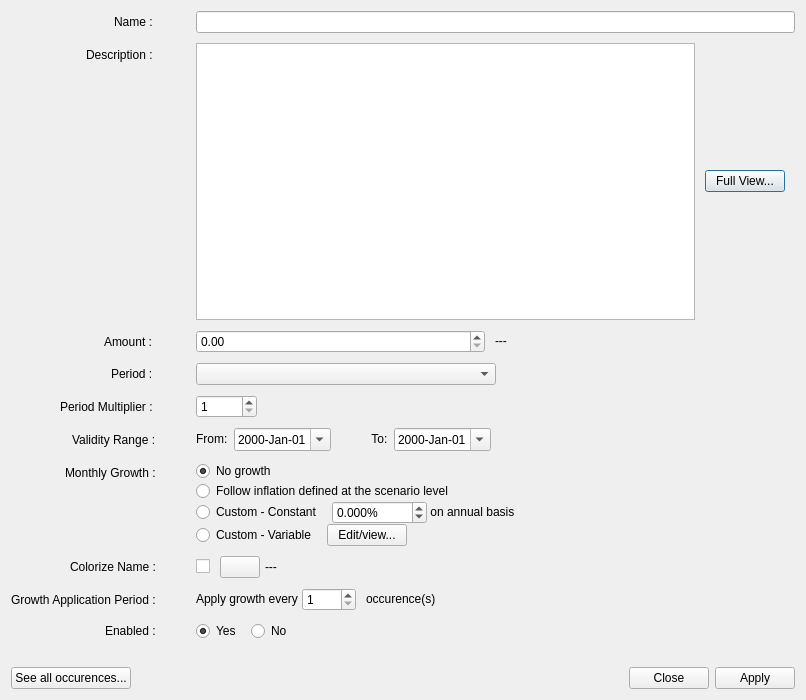
<?xml version="1.0" encoding="UTF-8"?>
<ui version="4.0">
 <class>EditPeriodicDialog</class>
 <widget class="QDialog" name="EditPeriodicDialog">
  <property name="geometry">
   <rect>
    <x>0</x>
    <y>0</y>
    <width>806</width>
    <height>700</height>
   </rect>
  </property>
  <property name="windowTitle">
   <string>Dialog</string>
  </property>
  <layout class="QVBoxLayout" name="verticalLayout_2">
   <item>
    <layout class="QVBoxLayout" name="verticalLayout" stretch="1,0,0">
     <item>
      <layout class="QFormLayout" name="formLayout">
       <property name="fieldGrowthPolicy">
        <enum>QFormLayout::ExpandingFieldsGrow</enum>
       </property>
       <property name="labelAlignment">
        <set>Qt::AlignRight|Qt::AlignTrailing|Qt::AlignVCenter</set>
       </property>
       <property name="horizontalSpacing">
        <number>40</number>
       </property>
       <property name="verticalSpacing">
        <number>10</number>
       </property>
       <item row="0" column="0">
        <widget class="QLabel" name="label">
         <property name="sizePolicy">
          <sizepolicy hsizetype="Preferred" vsizetype="Preferred">
           <horstretch>0</horstretch>
           <verstretch>0</verstretch>
          </sizepolicy>
         </property>
         <property name="font">
          <font>
           <bold>false</bold>
          </font>
         </property>
         <property name="text">
          <string>Name : </string>
         </property>
        </widget>
       </item>
       <item row="0" column="1">
        <widget class="QLineEdit" name="nameLineEdit">
         <property name="maxLength">
          <number>100</number>
         </property>
         <property name="placeholderText">
          <string/>
         </property>
         <property name="clearButtonEnabled">
          <bool>true</bool>
         </property>
        </widget>
       </item>
       <item row="1" column="0">
        <widget class="QLabel" name="label_2">
         <property name="sizePolicy">
          <sizepolicy hsizetype="Preferred" vsizetype="Preferred">
           <horstretch>0</horstretch>
           <verstretch>0</verstretch>
          </sizepolicy>
         </property>
         <property name="font">
          <font>
           <bold>false</bold>
          </font>
         </property>
         <property name="text">
          <string>Description : </string>
         </property>
        </widget>
       </item>
       <item row="1" column="1">
        <layout class="QHBoxLayout" name="horizontalLayout_12" stretch="0,0,0,0">
         <item>
          <widget class="QPlainTextEdit" name="descPlainTextEdit">
           <property name="font">
            <font>
             <italic>true</italic>
            </font>
           </property>
          </widget>
         </item>
         <item>
          <spacer name="horizontalSpacer_14">
           <property name="orientation">
            <enum>Qt::Horizontal</enum>
           </property>
           <property name="sizeType">
            <enum>QSizePolicy::Fixed</enum>
           </property>
           <property name="sizeHint" stdset="0">
            <size>
             <width>10</width>
             <height>20</height>
            </size>
           </property>
          </spacer>
         </item>
         <item>
          <widget class="QPushButton" name="pushButton">
           <property name="sizePolicy">
            <sizepolicy hsizetype="Preferred" vsizetype="Fixed">
             <horstretch>0</horstretch>
             <verstretch>0</verstretch>
            </sizepolicy>
           </property>
           <property name="text">
            <string>Full View...</string>
           </property>
          </widget>
         </item>
         <item>
          <spacer name="horizontalSpacer_15">
           <property name="orientation">
            <enum>Qt::Horizontal</enum>
           </property>
           <property name="sizeType">
            <enum>QSizePolicy::Fixed</enum>
           </property>
           <property name="sizeHint" stdset="0">
            <size>
             <width>10</width>
             <height>20</height>
            </size>
           </property>
          </spacer>
         </item>
        </layout>
       </item>
       <item row="2" column="0">
        <widget class="QLabel" name="label_5">
         <property name="sizePolicy">
          <sizepolicy hsizetype="Preferred" vsizetype="Preferred">
           <horstretch>0</horstretch>
           <verstretch>0</verstretch>
          </sizepolicy>
         </property>
         <property name="font">
          <font>
           <bold>false</bold>
          </font>
         </property>
         <property name="text">
          <string>Amount : </string>
         </property>
        </widget>
       </item>
       <item row="2" column="1">
        <layout class="QHBoxLayout" name="horizontalLayout_4">
         <item>
          <widget class="QDoubleSpinBox" name="amountDoubleSpinBox">
           <property name="sizePolicy">
            <sizepolicy hsizetype="Expanding" vsizetype="Fixed">
             <horstretch>0</horstretch>
             <verstretch>0</verstretch>
            </sizepolicy>
           </property>
           <property name="showGroupSeparator" stdset="0">
            <bool>true</bool>
           </property>
           <property name="maximum">
            <double>1000000000000.000000000000000</double>
           </property>
          </widget>
         </item>
         <item>
          <spacer name="horizontalSpacer_6">
           <property name="orientation">
            <enum>Qt::Horizontal</enum>
           </property>
           <property name="sizeType">
            <enum>QSizePolicy::Fixed</enum>
           </property>
           <property name="sizeHint" stdset="0">
            <size>
             <width>10</width>
             <height>20</height>
            </size>
           </property>
          </spacer>
         </item>
         <item>
          <widget class="QLabel" name="currencyIsoCodeLabel">
           <property name="sizePolicy">
            <sizepolicy hsizetype="Fixed" vsizetype="Fixed">
             <horstretch>0</horstretch>
             <verstretch>0</verstretch>
            </sizepolicy>
           </property>
           <property name="text">
            <string>---</string>
           </property>
          </widget>
         </item>
         <item>
          <spacer name="horizontalSpacer_4">
           <property name="orientation">
            <enum>Qt::Horizontal</enum>
           </property>
           <property name="sizeHint" stdset="0">
            <size>
             <width>10</width>
             <height>20</height>
            </size>
           </property>
          </spacer>
         </item>
        </layout>
       </item>
       <item row="3" column="0">
        <widget class="QLabel" name="label_3">
         <property name="sizePolicy">
          <sizepolicy hsizetype="Preferred" vsizetype="Preferred">
           <horstretch>0</horstretch>
           <verstretch>0</verstretch>
          </sizepolicy>
         </property>
         <property name="font">
          <font>
           <bold>false</bold>
          </font>
         </property>
         <property name="whatsThis">
          <string>Period of time for which this income/expense is repeated (times Period Multiplier)</string>
         </property>
         <property name="text">
          <string>Period : </string>
         </property>
        </widget>
       </item>
       <item row="3" column="1">
        <layout class="QHBoxLayout" name="horizontalLayout_2">
         <item>
          <widget class="QComboBox" name="periodComboBox">
           <property name="sizePolicy">
            <sizepolicy hsizetype="Expanding" vsizetype="Fixed">
             <horstretch>0</horstretch>
             <verstretch>0</verstretch>
            </sizepolicy>
           </property>
          </widget>
         </item>
         <item>
          <spacer name="horizontalSpacer_2">
           <property name="orientation">
            <enum>Qt::Horizontal</enum>
           </property>
           <property name="sizeType">
            <enum>QSizePolicy::Expanding</enum>
           </property>
           <property name="sizeHint" stdset="0">
            <size>
             <width>40</width>
             <height>20</height>
            </size>
           </property>
          </spacer>
         </item>
        </layout>
       </item>
       <item row="4" column="0">
        <widget class="QLabel" name="label_4">
         <property name="sizePolicy">
          <sizepolicy hsizetype="Preferred" vsizetype="Preferred">
           <horstretch>0</horstretch>
           <verstretch>0</verstretch>
          </sizepolicy>
         </property>
         <property name="font">
          <font>
           <bold>false</bold>
          </font>
         </property>
         <property name="text">
          <string>Period Multiplier : </string>
         </property>
        </widget>
       </item>
       <item row="4" column="1">
        <layout class="QHBoxLayout" name="horizontalLayout_3">
         <item>
          <widget class="QSpinBox" name="periodMultiplierSpinBox">
           <property name="sizePolicy">
            <sizepolicy hsizetype="Preferred" vsizetype="Fixed">
             <horstretch>0</horstretch>
             <verstretch>0</verstretch>
            </sizepolicy>
           </property>
           <property name="minimum">
            <number>1</number>
           </property>
           <property name="maximum">
            <number>36500</number>
           </property>
          </widget>
         </item>
         <item>
          <spacer name="horizontalSpacer_3">
           <property name="orientation">
            <enum>Qt::Horizontal</enum>
           </property>
           <property name="sizeHint" stdset="0">
            <size>
             <width>40</width>
             <height>20</height>
            </size>
           </property>
          </spacer>
         </item>
        </layout>
       </item>
       <item row="5" column="0">
        <widget class="QLabel" name="label_7">
         <property name="sizePolicy">
          <sizepolicy hsizetype="Preferred" vsizetype="Preferred">
           <horstretch>0</horstretch>
           <verstretch>0</verstretch>
          </sizepolicy>
         </property>
         <property name="font">
          <font>
           <bold>false</bold>
          </font>
         </property>
         <property name="whatsThis">
          <string>Interval of time inside which this income/expense is allowed to be generated</string>
         </property>
         <property name="text">
          <string>Validity Range :</string>
         </property>
        </widget>
       </item>
       <item row="5" column="1">
        <layout class="QHBoxLayout" name="horizontalLayout_5">
         <item>
          <widget class="QLabel" name="label_8">
           <property name="sizePolicy">
            <sizepolicy hsizetype="Preferred" vsizetype="Fixed">
             <horstretch>0</horstretch>
             <verstretch>0</verstretch>
            </sizepolicy>
           </property>
           <property name="text">
            <string>From:  </string>
           </property>
           <property name="alignment">
            <set>Qt::AlignRight|Qt::AlignTrailing|Qt::AlignVCenter</set>
           </property>
          </widget>
         </item>
         <item>
          <widget class="QDateEdit" name="fromDateEdit">
           <property name="sizePolicy">
            <sizepolicy hsizetype="Maximum" vsizetype="Fixed">
             <horstretch>0</horstretch>
             <verstretch>0</verstretch>
            </sizepolicy>
           </property>
           <property name="maximumDate">
            <date>
             <year>2999</year>
             <month>12</month>
             <day>31</day>
            </date>
           </property>
           <property name="minimumDate">
            <date>
             <year>1999</year>
             <month>12</month>
             <day>15</day>
            </date>
           </property>
           <property name="displayFormat">
            <string notr="true">yyyy-MMM-dd</string>
           </property>
           <property name="calendarPopup">
            <bool>true</bool>
           </property>
           <property name="timeSpec">
            <enum>Qt::LocalTime</enum>
           </property>
          </widget>
         </item>
         <item>
          <spacer name="horizontalSpacer_8">
           <property name="orientation">
            <enum>Qt::Horizontal</enum>
           </property>
           <property name="sizeType">
            <enum>QSizePolicy::Fixed</enum>
           </property>
           <property name="sizeHint" stdset="0">
            <size>
             <width>40</width>
             <height>20</height>
            </size>
           </property>
          </spacer>
         </item>
         <item>
          <widget class="QLabel" name="label_9">
           <property name="sizePolicy">
            <sizepolicy hsizetype="Preferred" vsizetype="Fixed">
             <horstretch>0</horstretch>
             <verstretch>0</verstretch>
            </sizepolicy>
           </property>
           <property name="text">
            <string>To:  </string>
           </property>
           <property name="alignment">
            <set>Qt::AlignRight|Qt::AlignTrailing|Qt::AlignVCenter</set>
           </property>
          </widget>
         </item>
         <item>
          <widget class="QDateEdit" name="toDateEdit">
           <property name="sizePolicy">
            <sizepolicy hsizetype="Maximum" vsizetype="Fixed">
             <horstretch>0</horstretch>
             <verstretch>0</verstretch>
            </sizepolicy>
           </property>
           <property name="maximumDate">
            <date>
             <year>2999</year>
             <month>12</month>
             <day>31</day>
            </date>
           </property>
           <property name="minimumDate">
            <date>
             <year>1999</year>
             <month>12</month>
             <day>17</day>
            </date>
           </property>
           <property name="displayFormat">
            <string notr="true">yyyy-MMM-dd</string>
           </property>
           <property name="calendarPopup">
            <bool>true</bool>
           </property>
           <property name="timeSpec">
            <enum>Qt::LocalTime</enum>
           </property>
          </widget>
         </item>
         <item>
          <spacer name="horizontalSpacer_5">
           <property name="orientation">
            <enum>Qt::Horizontal</enum>
           </property>
           <property name="sizeHint" stdset="0">
            <size>
             <width>40</width>
             <height>20</height>
            </size>
           </property>
          </spacer>
         </item>
        </layout>
       </item>
       <item row="6" column="0">
        <widget class="QLabel" name="label_6">
         <property name="sizePolicy">
          <sizepolicy hsizetype="Preferred" vsizetype="Preferred">
           <horstretch>0</horstretch>
           <verstretch>0</verstretch>
          </sizepolicy>
         </property>
         <property name="font">
          <font>
           <bold>false</bold>
          </font>
         </property>
         <property name="whatsThis">
          <string>Yearly increase of the &quot;amount&quot; value (applied on Jan 1). Compounded over the years. Applied BEFORE inflation</string>
         </property>
         <property name="text">
          <string>Monthly Growth :</string>
         </property>
        </widget>
       </item>
       <item row="6" column="1">
        <layout class="QVBoxLayout" name="verticalLayout_3">
         <property name="sizeConstraint">
          <enum>QLayout::SetDefaultConstraint</enum>
         </property>
         <item>
          <layout class="QHBoxLayout" name="horizontalLayout_10">
           <item>
            <widget class="QRadioButton" name="noGrowthRadioButton">
             <property name="text">
              <string>No growth</string>
             </property>
             <property name="checked">
              <bool>true</bool>
             </property>
             <attribute name="buttonGroup">
              <string notr="true">buttonGroup_3</string>
             </attribute>
            </widget>
           </item>
          </layout>
         </item>
         <item>
          <layout class="QHBoxLayout" name="horizontalLayout_9">
           <item>
            <widget class="QRadioButton" name="inflationRadioButton">
             <property name="text">
              <string>Follow inflation defined at the scenario level</string>
             </property>
             <attribute name="buttonGroup">
              <string notr="true">buttonGroup_3</string>
             </attribute>
            </widget>
           </item>
          </layout>
         </item>
         <item>
          <layout class="QHBoxLayout" name="horizontalLayout_7">
           <item>
            <widget class="QRadioButton" name="growthConstantRadioButton">
             <property name="sizePolicy">
              <sizepolicy hsizetype="Preferred" vsizetype="Fixed">
               <horstretch>0</horstretch>
               <verstretch>0</verstretch>
              </sizepolicy>
             </property>
             <property name="text">
              <string>Custom - Constant</string>
             </property>
             <property name="checked">
              <bool>false</bool>
             </property>
             <attribute name="buttonGroup">
              <string notr="true">buttonGroup_3</string>
             </attribute>
            </widget>
           </item>
           <item>
            <spacer name="horizontalSpacer_11">
             <property name="orientation">
              <enum>Qt::Horizontal</enum>
             </property>
             <property name="sizeType">
              <enum>QSizePolicy::Fixed</enum>
             </property>
             <property name="sizeHint" stdset="0">
              <size>
               <width>10</width>
               <height>20</height>
              </size>
             </property>
            </spacer>
           </item>
           <item>
            <widget class="QDoubleSpinBox" name="growthDoubleSpinBox">
             <property name="sizePolicy">
              <sizepolicy hsizetype="Preferred" vsizetype="Fixed">
               <horstretch>0</horstretch>
               <verstretch>0</verstretch>
              </sizepolicy>
             </property>
             <property name="suffix">
              <string>%</string>
             </property>
             <property name="decimals">
              <number>3</number>
             </property>
             <property name="minimum">
              <double>-100.000000000000000</double>
             </property>
             <property name="maximum">
              <double>10000.000000000000000</double>
             </property>
            </widget>
           </item>
           <item>
            <widget class="QLabel" name="label_14">
             <property name="sizePolicy">
              <sizepolicy hsizetype="Preferred" vsizetype="Fixed">
               <horstretch>0</horstretch>
               <verstretch>0</verstretch>
              </sizepolicy>
             </property>
             <property name="text">
              <string> on annual basis</string>
             </property>
            </widget>
           </item>
           <item>
            <spacer name="horizontalSpacer_12">
             <property name="orientation">
              <enum>Qt::Horizontal</enum>
             </property>
             <property name="sizeHint" stdset="0">
              <size>
               <width>40</width>
               <height>20</height>
              </size>
             </property>
            </spacer>
           </item>
          </layout>
         </item>
         <item>
          <layout class="QHBoxLayout" name="horizontalLayout_8">
           <item>
            <widget class="QRadioButton" name="growthVariableRadioButton">
             <property name="sizePolicy">
              <sizepolicy hsizetype="Preferred" vsizetype="Fixed">
               <horstretch>0</horstretch>
               <verstretch>0</verstretch>
              </sizepolicy>
             </property>
             <property name="text">
              <string>Custom - Variable</string>
             </property>
             <attribute name="buttonGroup">
              <string notr="true">buttonGroup_3</string>
             </attribute>
            </widget>
           </item>
           <item>
            <spacer name="horizontalSpacer_7">
             <property name="orientation">
              <enum>Qt::Horizontal</enum>
             </property>
             <property name="sizeType">
              <enum>QSizePolicy::Fixed</enum>
             </property>
             <property name="sizeHint" stdset="0">
              <size>
               <width>10</width>
               <height>20</height>
              </size>
             </property>
            </spacer>
           </item>
           <item>
            <widget class="QPushButton" name="growthVariablePushButton">
             <property name="text">
              <string>Edit/view...</string>
             </property>
            </widget>
           </item>
           <item>
            <spacer name="horizontalSpacer_10">
             <property name="orientation">
              <enum>Qt::Horizontal</enum>
             </property>
             <property name="sizeHint" stdset="0">
              <size>
               <width>40</width>
               <height>20</height>
              </size>
             </property>
            </spacer>
           </item>
          </layout>
         </item>
        </layout>
       </item>
       <item row="7" column="0">
        <widget class="QLabel" name="label_15">
         <property name="font">
          <font>
           <bold>false</bold>
          </font>
         </property>
         <property name="text">
          <string>Colorize Name :</string>
         </property>
        </widget>
       </item>
       <item row="7" column="1">
        <layout class="QHBoxLayout" name="horizontalLayout_14">
         <item>
          <widget class="QCheckBox" name="decorationColorCheckBox">
           <property name="text">
            <string/>
           </property>
          </widget>
         </item>
         <item>
          <spacer name="horizontalSpacer_19">
           <property name="orientation">
            <enum>Qt::Horizontal</enum>
           </property>
           <property name="sizeType">
            <enum>QSizePolicy::Fixed</enum>
           </property>
           <property name="sizeHint" stdset="0">
            <size>
             <width>10</width>
             <height>20</height>
            </size>
           </property>
          </spacer>
         </item>
         <item>
          <widget class="QPushButton" name="decorationColorPushButton">
           <property name="text">
            <string/>
           </property>
          </widget>
         </item>
         <item>
          <spacer name="horizontalSpacer_17">
           <property name="orientation">
            <enum>Qt::Horizontal</enum>
           </property>
           <property name="sizeType">
            <enum>QSizePolicy::Fixed</enum>
           </property>
           <property name="sizeHint" stdset="0">
            <size>
             <width>5</width>
             <height>20</height>
            </size>
           </property>
          </spacer>
         </item>
         <item>
          <widget class="QLabel" name="decorationColorCustomTextLabel">
           <property name="sizePolicy">
            <sizepolicy hsizetype="Fixed" vsizetype="Fixed">
             <horstretch>0</horstretch>
             <verstretch>0</verstretch>
            </sizepolicy>
           </property>
           <property name="text">
            <string>---</string>
           </property>
          </widget>
         </item>
         <item>
          <spacer name="horizontalSpacer_18">
           <property name="orientation">
            <enum>Qt::Horizontal</enum>
           </property>
           <property name="sizeHint" stdset="0">
            <size>
             <width>40</width>
             <height>20</height>
            </size>
           </property>
          </spacer>
         </item>
        </layout>
       </item>
       <item row="8" column="0">
        <widget class="QLabel" name="label_11">
         <property name="sizePolicy">
          <sizepolicy hsizetype="Preferred" vsizetype="Preferred">
           <horstretch>0</horstretch>
           <verstretch>0</verstretch>
          </sizepolicy>
         </property>
         <property name="font">
          <font>
           <bold>false</bold>
          </font>
         </property>
         <property name="text">
          <string>Growth Application Period :</string>
         </property>
        </widget>
       </item>
       <item row="8" column="1">
        <layout class="QHBoxLayout" name="horizontalLayout_11">
         <item>
          <widget class="QLabel" name="label_12">
           <property name="sizePolicy">
            <sizepolicy hsizetype="Preferred" vsizetype="Fixed">
             <horstretch>0</horstretch>
             <verstretch>0</verstretch>
            </sizepolicy>
           </property>
           <property name="text">
            <string>Apply growth every </string>
           </property>
          </widget>
         </item>
         <item>
          <widget class="QSpinBox" name="gapSpinBox">
           <property name="sizePolicy">
            <sizepolicy hsizetype="Preferred" vsizetype="Fixed">
             <horstretch>0</horstretch>
             <verstretch>0</verstretch>
            </sizepolicy>
           </property>
           <property name="minimum">
            <number>1</number>
           </property>
           <property name="maximum">
            <number>1200</number>
           </property>
          </widget>
         </item>
         <item>
          <spacer name="horizontalSpacer_16">
           <property name="orientation">
            <enum>Qt::Horizontal</enum>
           </property>
           <property name="sizeType">
            <enum>QSizePolicy::Fixed</enum>
           </property>
           <property name="sizeHint" stdset="0">
            <size>
             <width>10</width>
             <height>20</height>
            </size>
           </property>
          </spacer>
         </item>
         <item>
          <widget class="QLabel" name="label_13">
           <property name="sizePolicy">
            <sizepolicy hsizetype="Preferred" vsizetype="Fixed">
             <horstretch>0</horstretch>
             <verstretch>0</verstretch>
            </sizepolicy>
           </property>
           <property name="text">
            <string>occurence(s)</string>
           </property>
          </widget>
         </item>
         <item>
          <spacer name="horizontalSpacer_13">
           <property name="orientation">
            <enum>Qt::Horizontal</enum>
           </property>
           <property name="sizeHint" stdset="0">
            <size>
             <width>40</width>
             <height>20</height>
            </size>
           </property>
          </spacer>
         </item>
        </layout>
       </item>
       <item row="9" column="0">
        <widget class="QLabel" name="label_10">
         <property name="sizePolicy">
          <sizepolicy hsizetype="Preferred" vsizetype="Preferred">
           <horstretch>0</horstretch>
           <verstretch>0</verstretch>
          </sizepolicy>
         </property>
         <property name="font">
          <font>
           <bold>false</bold>
          </font>
         </property>
         <property name="text">
          <string>Enabled :</string>
         </property>
        </widget>
       </item>
       <item row="9" column="1">
        <layout class="QHBoxLayout" name="horizontalLayout_6">
         <item>
          <widget class="QRadioButton" name="activeYesRadioButton">
           <property name="sizePolicy">
            <sizepolicy hsizetype="Preferred" vsizetype="Fixed">
             <horstretch>0</horstretch>
             <verstretch>0</verstretch>
            </sizepolicy>
           </property>
           <property name="text">
            <string>Yes</string>
           </property>
           <property name="checked">
            <bool>true</bool>
           </property>
           <attribute name="buttonGroup">
            <string notr="true">buttonGroup_2</string>
           </attribute>
          </widget>
         </item>
         <item>
          <spacer name="horizontalSpacer_20">
           <property name="orientation">
            <enum>Qt::Horizontal</enum>
           </property>
           <property name="sizeType">
            <enum>QSizePolicy::Fixed</enum>
           </property>
           <property name="sizeHint" stdset="0">
            <size>
             <width>10</width>
             <height>20</height>
            </size>
           </property>
          </spacer>
         </item>
         <item>
          <widget class="QRadioButton" name="activeNoRadioButton">
           <property name="sizePolicy">
            <sizepolicy hsizetype="Preferred" vsizetype="Fixed">
             <horstretch>0</horstretch>
             <verstretch>0</verstretch>
            </sizepolicy>
           </property>
           <property name="text">
            <string>No</string>
           </property>
           <attribute name="buttonGroup">
            <string notr="true">buttonGroup_2</string>
           </attribute>
          </widget>
         </item>
         <item>
          <spacer name="horizontalSpacer_9">
           <property name="orientation">
            <enum>Qt::Horizontal</enum>
           </property>
           <property name="sizeHint" stdset="0">
            <size>
             <width>40</width>
             <height>20</height>
            </size>
           </property>
          </spacer>
         </item>
        </layout>
       </item>
      </layout>
     </item>
     <item>
      <spacer name="verticalSpacer">
       <property name="orientation">
        <enum>Qt::Vertical</enum>
       </property>
       <property name="sizeType">
        <enum>QSizePolicy::Fixed</enum>
       </property>
       <property name="sizeHint" stdset="0">
        <size>
         <width>20</width>
         <height>20</height>
        </size>
       </property>
      </spacer>
     </item>
     <item>
      <layout class="QHBoxLayout" name="horizontalLayout">
       <item>
        <widget class="QPushButton" name="showResultPushButton">
         <property name="text">
          <string>See all occurences...</string>
         </property>
        </widget>
       </item>
       <item>
        <spacer name="horizontalSpacer">
         <property name="orientation">
          <enum>Qt::Horizontal</enum>
         </property>
         <property name="sizeHint" stdset="0">
          <size>
           <width>40</width>
           <height>20</height>
          </size>
         </property>
        </spacer>
       </item>
       <item>
        <widget class="QPushButton" name="closePushButton">
         <property name="text">
          <string>Close</string>
         </property>
        </widget>
       </item>
       <item>
        <widget class="QPushButton" name="applyPushButton">
         <property name="text">
          <string>Apply</string>
         </property>
        </widget>
       </item>
      </layout>
     </item>
    </layout>
   </item>
  </layout>
 </widget>
 <resources/>
 <connections/>
 <buttongroups>
  <buttongroup name="buttonGroup_2"/>
  <buttongroup name="buttonGroup_3"/>
 </buttongroups>
</ui>
